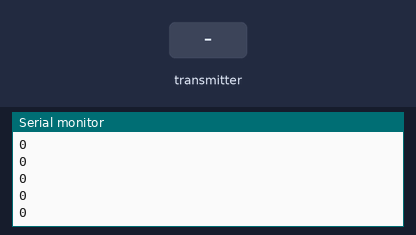
A sketch run on a simulated Arduino Mega 2560, built with avr-gcc and run on an emulated ATmega2560. Shown: the last lines printed to the serial monitor. Inputs (shaded band) come from the test bench. No radio packets arrive unless stated.

Above: at 2.2 s.
2.3 s: the transmitter starts sending data.0 = 0
3.9 s: the transmitter starts sending data.0 = 256
At 4.7 s:
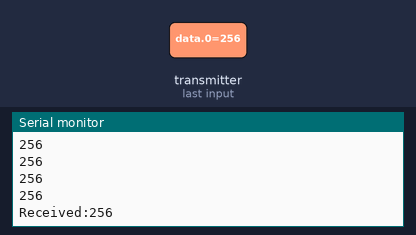
5.4 s: the transmitter starts sending data.0 = 1023
At 5.9 s:
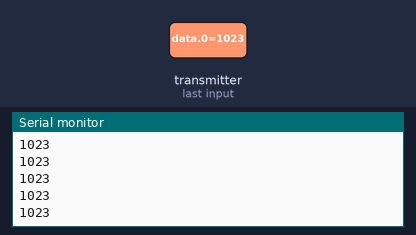
Timing chart, 0 to 8.4 s (numbered marks = the images above; inputs shaded):
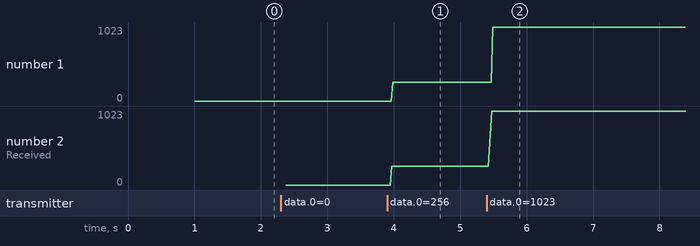

The sketch:

Priuomnik.ino
```cpp
#include <SPI.h>                                          // Подключаем библиотеку  для работы с шиной SPI
#include <nRF24L01.h>                                     // Подключаем файл настроек из библиотеки RF24
#include <RF24.h>                                         // Подключаем библиотеку  для работы с nRF24L01+
//#include <iarduino_4LED.h>                                // Подключаем библиотеку  для работы с четырёхразрядным LED индикатором
//#include <Servo.h>                                        // Подключаем библиотеку  для работы с сервоприводами
RF24           radio(8, 10);                              // Создаём объект radio   для работы с библиотекой RF24, указывая номера выводов nRF24L01+ (CE, CSN)
//iarduino_4LED  dispLED(2,3);                              // Создаём объект dispLED для работы с функциями библиотеки iarduino_4LED, с указанием выводов дисплея ( CLK , DIO )
//Servo          myservo;                                   // Создаём объект myservo для работы с функциями библиотеки Servo
int            data[1];//[2];                                   // Создаём массив для приёма данных, ПРИЕМНИК
void setup(){
    delay(1000);
    pinMode(40, INPUT);
    //myservo.attach(4);
   // pinMode(3, OUTPUT);
    Serial.begin(9600);// Подключаем объект myservo к 4 выводу Arduino
    //dispLED.begin();                                      // Инициируем работу индикатора
    radio.begin();                                        // Инициируем работу nRF24L01+
    radio.setChannel(5);                                  // Указываем канал приёма данных (от 0 до 127), 5 - значит приём данных осуществляется на частоте 2,405 ГГц (на одном канале может быть только 1 приёмник и до 6 передатчиков)
    radio.setDataRate     (RF24_1MBPS);                   // Указываем скорость передачи данных (RF24_250KBPS, RF24_1MBPS, RF24_2MBPS), RF24_1MBPS - 1Мбит/сек
    radio.setPALevel      (RF24_PA_HIGH);
 //   pinMode(3, OUTPUT);// Указываем мощность передатчика (RF24_PA_MIN=-18dBm, RF24_PA_LOW=-12dBm, RF24_PA_HIGH=-6dBm, RF24_PA_MAX=0dBm)
}

void ReadData()
{
  radio.openReadingPipe(1, 0xF0F0F0F0AA); // Какой канал считывать, 40-разрядный адрес
  radio.startListening();                 // Остановить передачу и начать прием

  if ( radio.available()) //если данные пришли - это чисто считывание данных
  {
    while (radio.available())
    {
      radio.read(&data, sizeof(data));
    }
    Serial.print("\nReceived:");
    Serial.println(data[0]);
  }
}

void WriteData()
{
  radio.stopListening();              //Остановить прием и начать передачу
  radio.openWritingPipe(0xF0F0F0F0AA);//Отправить данные на этот 40-разрядный адрес, 0xF0F0F0F066
  radio.write(&data, sizeof(data));
 // Serial.print("\nSent:");
  //Serial.println(data[0]);
  delay(10);//задержка не нужна, оставим 10 (было 300)
}
//int c=1;
void loop(){
  /*int c=1, val=0;
  if(digitalRead(40)==1)
  {
    data[0]=2;
   for (int i=0; i<10; i++)
            {
             // mySwitch.send(9, 4);//передача сигнала на склад. если что, было 7
              //delay(10);//возможно, 10. Но возможны повторные отправки цифры 8

              WriteData();
              delay(100);
            }
    while (c==1)
    {
      //if( mySwitch2.available() )
      //{
        //val = mySwitch2.getReceivedValue();
        ReadData();
        val=data[0];
        //if (val>=10)
        //{

          if ((val==10)||(val==11)||(val==12))//11-влево, 12-вправо, 10 - ничего
          {
            c=0;
             Serial.println(val);
            delay(2000);
            //analogWrite( 6, 0 );//убрать
            //delay(10);//убрать
            data[0]=9;//цифра 9 - своеобразный рубильник
            for (int i=0; i<10; i++)
            {
             // mySwitch.send(9, 4);//передача сигнала на склад. если что, было 7
              //delay(10);//возможно, 10. Но возможны повторные отправки цифры 8

              WriteData();
              delay(100);
            }
          }
        //}
        //mySwitch2.resetAvailable();
      //}
    }//конец приема сигнала со склада*/
    /*data[0]=0;
    ReadData();//результат пишется в data
    if (data[0]==2)
    {
      data[0]=12;
      for (int i=0; i<10; i++)
      {
        WriteData();
      }
    }*/
    /*while (c==1)
    {
      //if( mySwitch.available() )
      //{//прием сигнала с погрузчика
         // value = mySwitch.getReceivedValue();
         data[0]=0;
         ReadData();
         value=data[0];
          if ((value<10)&&(value>0))
          {
            Serial.println(value);
            if (value==2)
            {
              c=0;

              //delay(2000);
              break;
            }
          }
         // mySwitch.resetAvailable();
    //}//конец приема сигнала с погрузчика
    //VS.send(0xFDD54E);//VD1.send(0xFEE265);
    //digitalWrite(3, HIGH);
    //delay(5);
   // digitalWrite(3, LOW);
    //delay(5);
    }//конец цикла*/
    ReadData();
    Serial.println(data[0]);

    //delay(100);
}
//}
```

Measured:
- after the input at 3.9 s, the serial monitor: prints a new line after 0.07 s (image 1)
- after the input at 5.4 s, the serial monitor: prints a new line after 0.07 s (image 2)
- plotted number 1: 0 → 256 after the input at 3.9 s, 256 → 1023 after the input at 5.4 s
- plotted number 2: 0 → 256 after the input at 3.9 s, 256 → 1023 after the input at 5.4 s
